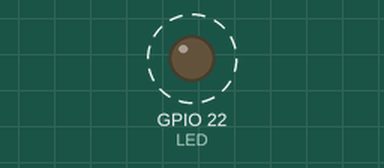
Recording of a sketch running on a simulated ESP32. Shown: output pins drawn as LEDs (lit = HIGH). Dashed ring = blinking.

Above: at 0.2 s.
Timing chart, 0 to 3.0 s (numbered marks = the images above):
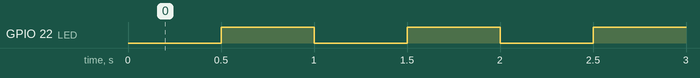

The sketch:

blink.ino
```cpp
/*
 * https://circuits4you.com
 * ESP32 LED Blink Example
 * Board ESP23 DEVKIT V1
 *
 * ON Board LED GPIO 2
 */
// 4/23 marche
#define LED 22


void setup() {
  // Set pin mode
  pinMode(LED,OUTPUT);
}

void loop() {
  delay(500);
  digitalWrite(LED,HIGH);
  delay(500);
  digitalWrite(LED,LOW);
}
```

Measured:
- by itself, GPIO 22 (LED): alternates HIGH for 0.50 s and LOW for 0.50 s
